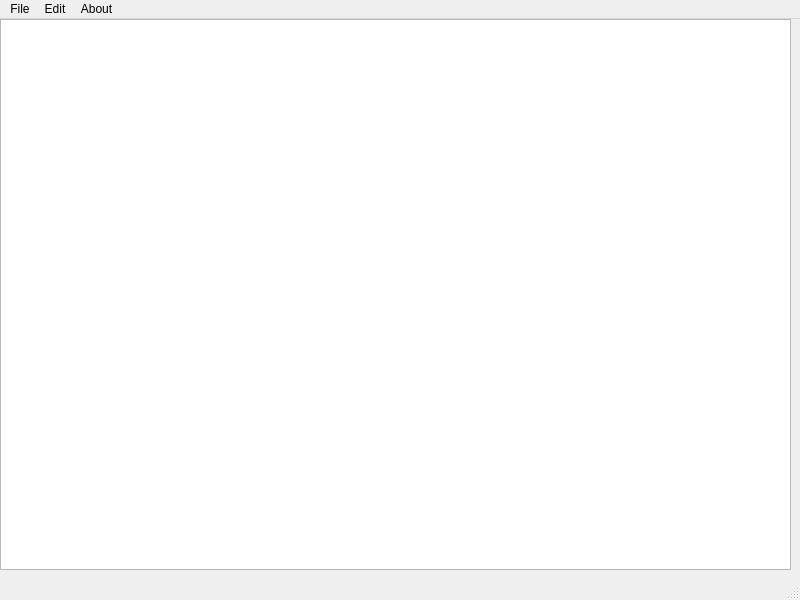
<?xml version="1.0" encoding="UTF-8"?>
<ui version="4.0">
 <class>MainWindow</class>
 <widget class="QMainWindow" name="MainWindow">
  <property name="geometry">
   <rect>
    <x>0</x>
    <y>0</y>
    <width>800</width>
    <height>600</height>
   </rect>
  </property>
  <property name="windowTitle">
   <string>MainWindow</string>
  </property>
  <widget class="QWidget" name="centralwidget">
   <widget class="QWidget" name="verticalLayoutWidget">
    <property name="geometry">
     <rect>
      <x>0</x>
      <y>0</y>
      <width>791</width>
      <height>551</height>
     </rect>
    </property>
    <layout class="QVBoxLayout" name="verticalLayout">
     <item>
      <widget class="QTextEdit" name="textEdit"/>
     </item>
    </layout>
   </widget>
  </widget>
  <widget class="QMenuBar" name="menubar">
   <property name="geometry">
    <rect>
     <x>0</x>
     <y>0</y>
     <width>800</width>
     <height>22</height>
    </rect>
   </property>
   <widget class="QMenu" name="menuFile">
    <property name="title">
     <string>File</string>
    </property>
    <addaction name="actionNew"/>
    <addaction name="separator"/>
    <addaction name="actionOpen"/>
    <addaction name="actionSave_As"/>
    <addaction name="separator"/>
    <addaction name="actionPrint"/>
    <addaction name="actionExit"/>
   </widget>
   <widget class="QMenu" name="menuEdit">
    <property name="title">
     <string>Edit</string>
    </property>
    <addaction name="actionCut"/>
    <addaction name="actionCopy"/>
    <addaction name="actionPaste"/>
    <addaction name="separator"/>
    <addaction name="actionUndo"/>
    <addaction name="actionRedo"/>
   </widget>
   <widget class="QMenu" name="menuAbout">
    <property name="title">
     <string>About</string>
    </property>
    <addaction name="actionVersion"/>
   </widget>
   <addaction name="menuFile"/>
   <addaction name="menuEdit"/>
   <addaction name="menuAbout"/>
  </widget>
  <widget class="QStatusBar" name="statusbar"/>
  <action name="actionNew">
   <property name="icon">
    <iconset resource="icon_resources.qrc">
     <normaloff>:/images/icons/1E64_notepad.0.svg</normaloff>:/images/icons/1E64_notepad.0.svg</iconset>
   </property>
   <property name="text">
    <string>New</string>
   </property>
   <property name="toolTip">
    <string>Create a new file</string>
   </property>
  </action>
  <action name="actionOpen">
   <property name="icon">
    <iconset resource="icon_resources.qrc">
     <normaloff>:/images/icons/applications-office.svg</normaloff>:/images/icons/applications-office.svg</iconset>
   </property>
   <property name="text">
    <string>Open</string>
   </property>
   <property name="toolTip">
    <string>Open an existing file</string>
   </property>
  </action>
  <action name="actionSave_As">
   <property name="text">
    <string>Save As</string>
   </property>
  </action>
  <action name="actionPrint">
   <property name="text">
    <string>Print</string>
   </property>
  </action>
  <action name="actionCut">
   <property name="icon">
    <iconset resource="icon_resources.qrc">
     <normaloff>:/images/icons/copyq.svg</normaloff>:/images/icons/copyq.svg</iconset>
   </property>
   <property name="text">
    <string>Cut</string>
   </property>
  </action>
  <action name="actionCopy">
   <property name="icon">
    <iconset resource="icon_resources.qrc">
     <normaloff>:/images/icons/applications-office.svg</normaloff>:/images/icons/applications-office.svg</iconset>
   </property>
   <property name="text">
    <string>Copy</string>
   </property>
  </action>
  <action name="actionPaste">
   <property name="icon">
    <iconset resource="icon_resources.qrc">
     <normaloff>:/images/icons/gpaste.svg</normaloff>:/images/icons/gpaste.svg</iconset>
   </property>
   <property name="text">
    <string>Paste</string>
   </property>
  </action>
  <action name="actionVersion">
   <property name="text">
    <string>Version</string>
   </property>
  </action>
  <action name="actionExit">
   <property name="text">
    <string>Exit</string>
   </property>
  </action>
  <action name="actionUndo">
   <property name="text">
    <string>Undo</string>
   </property>
  </action>
  <action name="actionRedo">
   <property name="text">
    <string>Redo</string>
   </property>
  </action>
 </widget>
 <resources>
  <include location="icon_resources.qrc"/>
 </resources>
 <connections/>
</ui>
